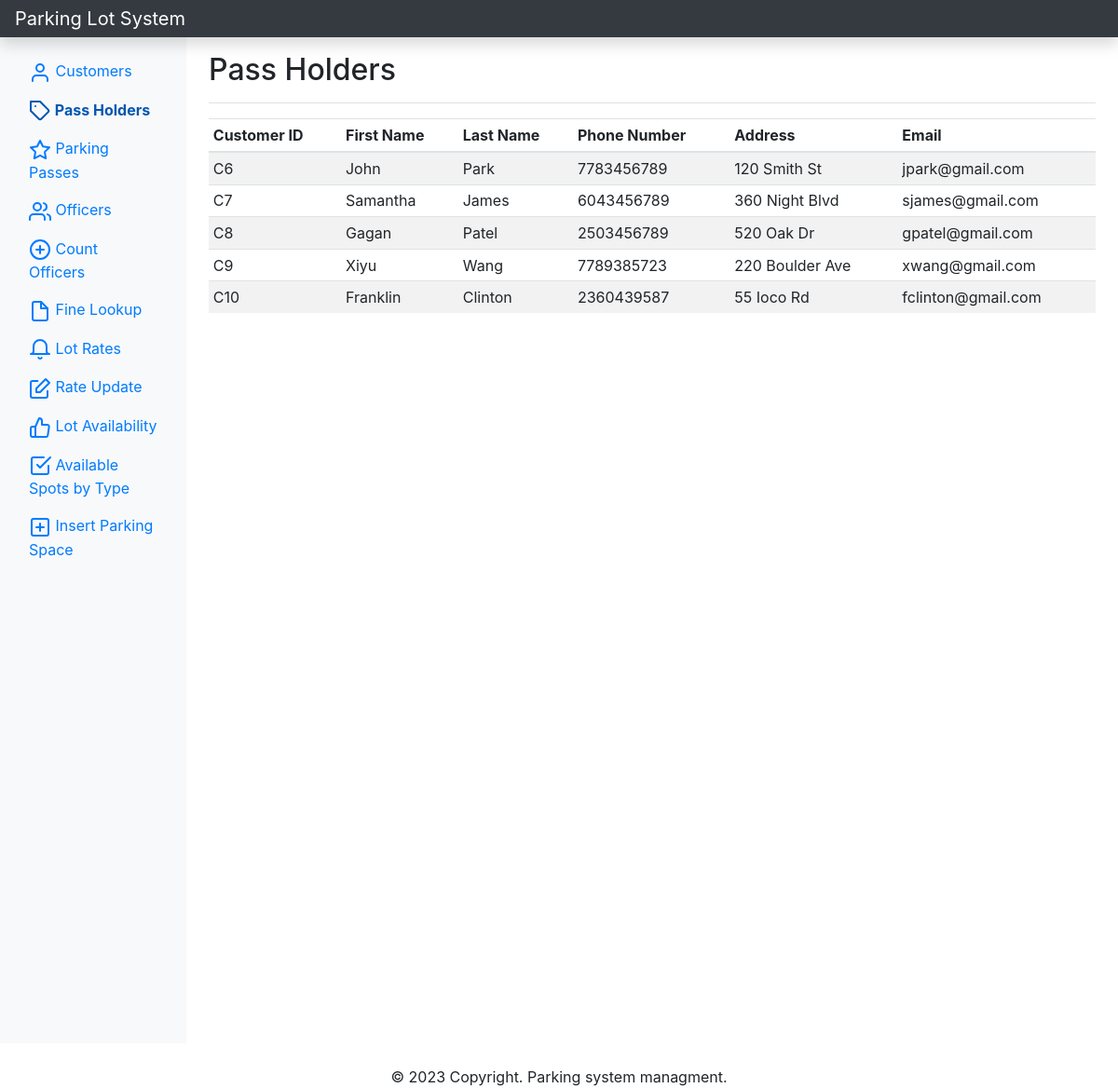
The app's page /passholder.php with its own data.
### tables this page shows
CREATE TABLE Pass_Holder
(
    Customer_ID Char(255),
    First_Name Char(255) NOT NULL,
    Last_Name Char(255) NOT NULL,
    Phone_Number Char(255) NOT NULL UNIQUE,
    Address Char(255) NOT NULL,
    Email Char(255) NOT NULL UNIQUE,
    Primary Key (Customer_ID),
    FOREIGN KEY (Customer_ID) REFERENCES Customer(Customer_ID) ON DELETE CASCADE
);

### htdocs/lib/Template.php (called while the page is built, shortened)
<?php
class Template{
    protected $template;
    public function __construct($template) {
        $this->template = $template;
    }
    public function __toString() {
        include basename($this->template);
        return ob_get_clean();
    }
}

### htdocs/lib/Database.php (called while the page is built, shortened)
<?php
class Database {
    private $host = 'localhost';
    private $username = 'root';
    private $password = 'senghak096';
    private $dbname = 'parking_lot';
    private $dbh;
    private $stmt;
    public function __construct() {
        $dsn = 'mysql:host=' .$this->host. ';dbname='. $this->dbname;
        $options = array(
            PDO::ATTR_PERSISTENT => true,
            PDO::ATTR_ERRMODE => PDO::ERRMODE_EXCEPTION
        );
        try {
            $this->dbh = new PDO($dsn, $this->username, $this->password, $options);
        } catch(PDOException $e) {
            $this->error = $e->getMessage();
        }
    }
    public function query($query){
        $this->stmt = $this->dbh->prepare($query);
    }
    public function execute() {
        try {
            return $this->stmt->execute();
        } catch (PDOException $e) {
            $this->error = $e->getMessage();
        }
    }
    public function resultSet(){
        $this->execute();
        return $this->stmt->fetchAll(PDO::FETCH_OBJ);
    }
}

### htdocs/lib/PassHolder.php (called while the page is built, shortened)
<?php
class PassHolder{
    private $db;
    public function __construct()
    {
        $this->db = new Database;
    }
    public function getAllPassHolders(){
        $this->db->query("
            SELECT *
            FROM Pass_Holder
            ORDER BY LENGTH(Customer_ID), Customer_ID;
        ");
        $results = $this->db->resultSet();
        return $results;
    }
}

### htdocs/templates/passHolderTemplate.php (the view)
<?php include 'inc/header.php'; ?>
<?php include 'inc/sidebar.php'; ?>
<main role="main" class="col-md-9 ml-sm-auto col-lg-10 px-md-4">
    <div class="d-flex justify-content-between flex-wrap flex-md-nowrap align-items-center pt-3 pb-2 mb-3 border-bottom">
        <h1 class="h2">Pass Holders</h1>
    </div>
    <div class="parking-pass-table table-responsive">
        <table class="table table-striped table-sm">
            <thead>
                <tr>
                    <th>Customer ID</th>
                    <th>First Name</th>
                    <th>Last Name</th>
                    <th>Phone Number</th>
                    <th>Address</th>
                    <th>Email</th>
                </tr>
            </thead>
            <?php foreach ($passHolders as $passHolder) : ?>
                <tr>
                    <td><?php echo $passHolder->Customer_ID; ?></td>
                    <td><?php echo $passHolder->First_Name; ?></td>
                    <td><?php echo $passHolder->Last_Name; ?></td>
                    <td><?php echo $passHolder->Phone_Number; ?></td>
                    <td><?php echo $passHolder->Address; ?></td>
                    <td><?php echo $passHolder->Email; ?></td>
                </tr>
            <?php endforeach; ?>
        </table>
    </div>
</main>
<?php include 'inc/footer.php'; ?>

### records on screen
pass_holder: Customer_ID "C6", First_Name "John", Last_Name "Park", Phone_Number "7783456789", Address "120 Smith St", Email "jpark@gmail.com"
pass_holder: Customer_ID "C7", First_Name "Samantha", Last_Name "James", Phone_Number "6043456789", Address "360 Night Blvd", Email "sjames@gmail.com"
pass_holder: Customer_ID "C8", First_Name "Gagan", Last_Name "Patel", Phone_Number "2503456789", Address "520 Oak Dr", Email "gpatel@gmail.com"
pass_holder: Customer_ID "C9", First_Name "Xiyu", Last_Name "Wang", Phone_Number "7789385723", Address "220 Boulder Ave", Email "xwang@gmail.com"
pass_holder: Customer_ID "C10", First_Name "Franklin", Last_Name "Clinton", Phone_Number "2360439587", Address "55 Ioco Rd", Email "fclinton@gmail.com"
